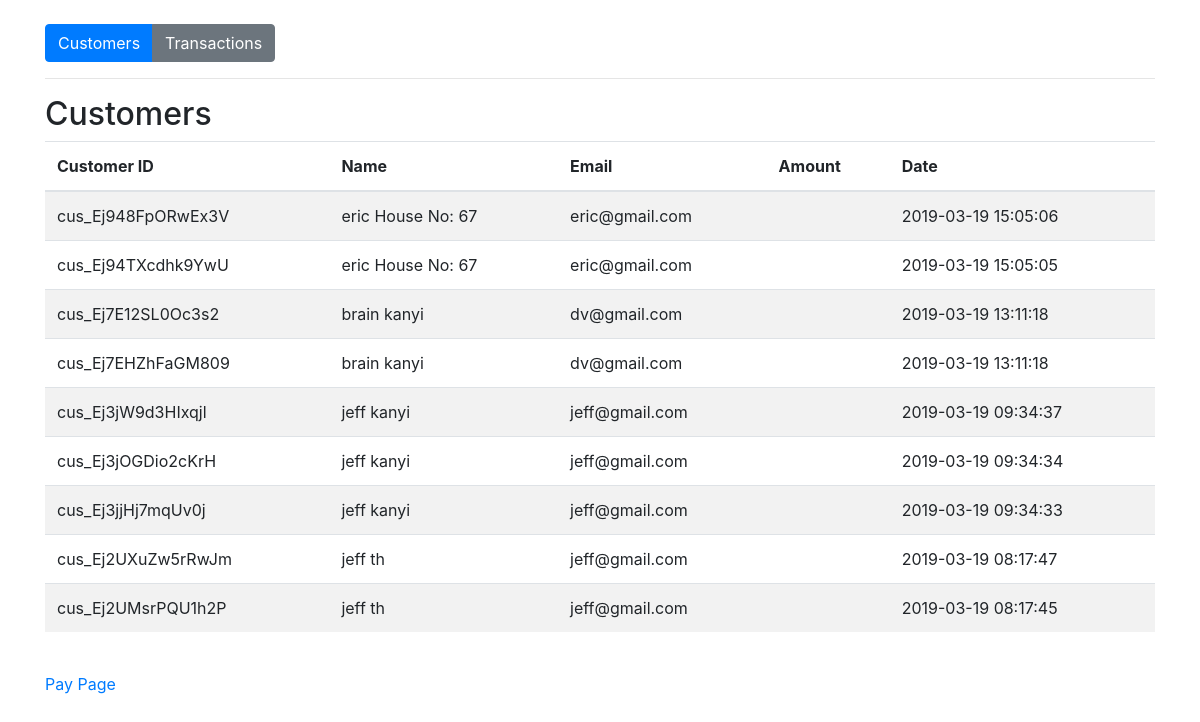
The page /php_stripe_paypage-master/customers.php on the database its author committed.
### tables this page shows
CREATE TABLE IF NOT EXISTS `customers` (
  `id` varchar(255) NOT NULL,
  `first_name` varchar(255) NOT NULL,
  `last_name` varchar(255) NOT NULL,
  `email` varchar(255) NOT NULL,
  `created_at` datetime NOT NULL DEFAULT CURRENT_TIMESTAMP,
  PRIMARY KEY (`id`)
);

### php_stripe_paypage-master/lib/pdo_db.php (called while the page is built, shortened)
<?php
class Database {
	private $host = DB_HOST;
	private $user = DB_USER;
	private $pass = DB_PASS;
	private $dbname = DB_NAME;
	private $dbh;
	private $stmt;
	public function __construct() {
		$dsn = 'mysql:host=' . $this->host . ';dbname=' . $this->dbname;
		$options = array (
			PDO::ATTR_PERSISTENT => true,
			PDO::ATTR_ERRMODE => PDO::ERRMODE_EXCEPTION
		);
		try {
			$this->dbh = new PDO ($dsn, $this->user, $this->pass, $options);
		}
		catch ( PDOException $e ) {
			$this->error = $e->getMessage();
		}
	}
	public function query($query) {
		$this->stmt = $this->dbh->prepare($query);
	}
	public function execute(){
		return $this->stmt->execute();
	}
	public function resultset(){
		$this->execute();
		return $this->stmt->fetchAll(PDO::FETCH_OBJ);
	}
}

### php_stripe_paypage-master/models/Customer.php (called while the page is built, shortened)
<?php
 class Customer {
   private $db;
   public function __construct() {
     $this->db = new Database;
   }
   public function getCustomers() {
     $this->db->query('SELECT * FROM customers ORDER BY created_at DESC');
     $results = $this->db->resultset();
     return $results;
   }
 }

### php_stripe_paypage-master/customers.php (the view, shortened to what this page needs)
<?php
  require_once('lib/pdo_db.php');
  require_once('models/Customer.php');
  $customer = new Customer();
  $customers = $customer->getCustomers();
?>
<!DOCTYPE html>
<html lang="en">
<head>
  <link rel="stylesheet" href="https://maxcdn.bootstrapcdn.com/bootstrap/4.0.0/css/bootstrap.min.css">
</head>
<body>
  <div class="container mt-4">
    <div class="btn-group" role="group">
      <a href="customers.php" class="btn btn-primary">Customers</a>
      <a href="transactions.php" class="btn btn-secondary">Transactions</a>
    </div>
    <hr>
    <h2>Customers</h2>
    <table class="table table-striped">
      <thead>
        <tr>
          <th>Customer ID</th>
          <th>Name</th>
          <th>Email</th>
          <th>Amount</th>
          <th>Date</th>
        </tr>
      </thead>
      <tbody>
        <?php foreach($customers as $c): ?>
          <tr>
            <td><?php echo $c->id; ?></td>
            <td><?php echo $c->first_name; ?> <?php echo $c->last_name; ?></td>
            <td><?php echo $c->email; ?></td>
            <td><?php echo $c->amount; ?></td>
            <td><?php echo $c->created_at; ?></td>
          </tr>
        <?php endforeach; ?>
      </tbody>
    </table>
    <br>
    <p><a href="index.php">Pay Page</a></p>
  </div>
</body>
</html>

### rows shown on the page
customers: id "cus_Ej948FpORwEx3V", first_name "eric", last_name "House No: 67", email "eric@gmail.com", created_at "2019-03-19 15:05:06"
customers: id "cus_Ej94TXcdhk9YwU", first_name "eric", last_name "House No: 67", email "eric@gmail.com", created_at "2019-03-19 15:05:05"
customers: id "cus_Ej7E12SL0Oc3s2", first_name "brain", last_name "kanyi", email "dv@gmail.com", created_at "2019-03-19 13:11:18"
customers: id "cus_Ej7EHZhFaGM809", first_name "brain", last_name "kanyi", email "dv@gmail.com", created_at "2019-03-19 13:11:18"
customers: id "cus_Ej3jW9d3HIxqjl", first_name "jeff", last_name "kanyi", email "jeff@gmail.com", created_at "2019-03-19 09:34:37"
customers: id "cus_Ej3jOGDio2cKrH", first_name "jeff", last_name "kanyi", email "jeff@gmail.com", created_at "2019-03-19 09:34:34"
customers: id "cus_Ej3jjHj7mqUv0j", first_name "jeff", last_name "kanyi", email "jeff@gmail.com", created_at "2019-03-19 09:34:33"
customers: id "cus_Ej2UXuZw5rRwJm", first_name "jeff", last_name "th", email "jeff@gmail.com", created_at "2019-03-19 08:17:47"
customers: id "cus_Ej2UMsrPQU1h2P", first_name "jeff", last_name "th", email "jeff@gmail.com", created_at "2019-03-19 08:17:45"
